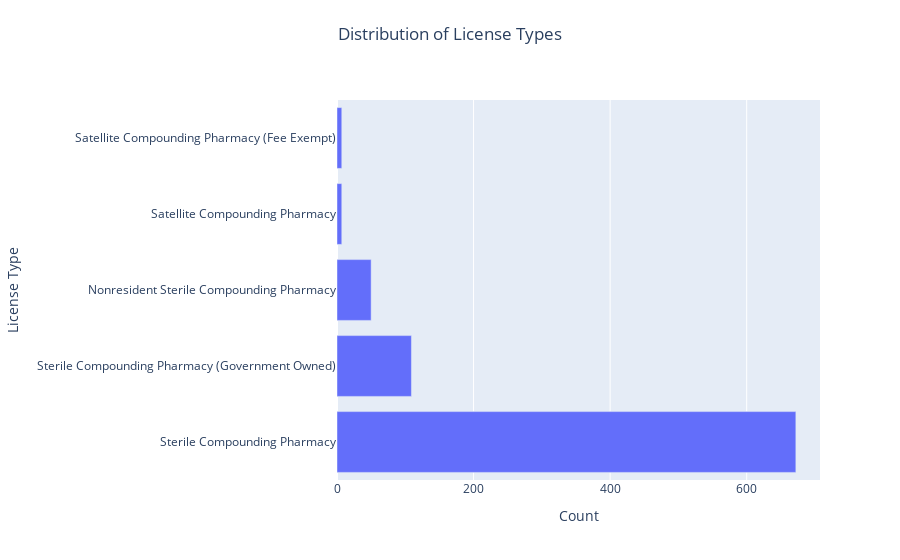

Write notebook code for a chart like this one.
### Code cell
# Step 1: Aggregate the counts of each 'License Type'
license_type_counts = all_pharmacies['License Type'].value_counts().reset_index()
license_type_counts.columns = ['License Type', 'Count']

# Step 2: Create the horizontal bar chart
fig = px.bar(
    license_type_counts,
    x='Count',  # Bar length will be determined by the 'Count'
    y='License Type',  # Each bar corresponds to a 'License Type'
    orientation='h',  # Make the bars horizontal
    title="Distribution of License Types",
)

# Step 3: Customize the layout for title and axes
fig.update_layout(
    title={  # Title customization
        'text': "Distribution of License Types",
        'y': 0.95,  # Position the title just below the top of the chart
        'x': 0.5,  # Horizontally center the title
        'xanchor': 'center',
        'yanchor': 'top'  # Align title's top edge with y position
    },
    xaxis_title="Count",  # Label for the x-axis
    yaxis_title="License Type",  # Label for the y-axis
    yaxis=dict(tickmode='array'),  # Ensure all 'License Type' labels appear on the y-axis
)

# Step 4: Show the plot
fig.show()

### Figure 1 — Plotly figure (JSON) as saved in the notebook; plotly's stock layout.template omitted (floating-point values rounded to 4 significant figures)
{"data": [{"alignmentgroup": "True", "hovertemplate": "Count=%{x}<br>License Type=%{y}<extra></extra>", "legendgroup": "", "marker": {"color": "#636efa", "pattern": {"shape": ""}}, "name": "", "offsetgroup": "", "orientation": "h", "showlegend": false, "textposition": "auto", "x": [672, 109, 50, 7, 7], "xaxis": "x", "y": ["Sterile Compounding Pharmacy", "Sterile Compounding Pharmacy (Government Owned)", "Nonresident Sterile Compounding Pharmacy", "Satellite Compounding Pharmacy", "Satellite Compounding Pharmacy (Fee Exempt)"], "yaxis": "y", "type": "bar"}], "layout": {"xaxis": {"anchor": "y", "domain": [0.0, 1.0], "title": {"text": "Count"}}, "yaxis": {"anchor": "x", "domain": [0.0, 1.0], "title": {"text": "License Type"}, "tickmode": "array"}, "legend": {"tracegroupgap": 0}, "title": {"text": "Distribution of License Types", "y": 0.95, "x": 0.5, "xanchor": "center", "yanchor": "top"}, "barmode": "relative"}}
